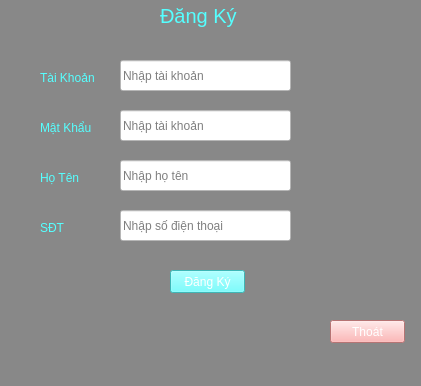
<?xml version="1.0" encoding="UTF-8"?>
<ui version="4.0">
 <class>MainWindow</class>
 <widget class="QMainWindow" name="MainWindow">
  <property name="geometry">
   <rect>
    <x>0</x>
    <y>0</y>
    <width>421</width>
    <height>386</height>
   </rect>
  </property>
  <property name="windowTitle">
   <string>Đăng Ký</string>
  </property>
  <property name="styleSheet">
   <string notr="true">background-color: rgb(136, 136, 136);</string>
  </property>
  <widget class="QWidget" name="centralwidget">
   <widget class="QLabel" name="label_2">
    <property name="geometry">
     <rect>
      <x>40</x>
      <y>120</y>
      <width>61</width>
      <height>16</height>
     </rect>
    </property>
    <property name="styleSheet">
     <string notr="true">color: rgb(85, 255, 255);</string>
    </property>
    <property name="text">
     <string>Mật Khẩu</string>
    </property>
   </widget>
   <widget class="QPushButton" name="btDk_dk">
    <property name="geometry">
     <rect>
      <x>170</x>
      <y>270</y>
      <width>75</width>
      <height>23</height>
     </rect>
    </property>
    <property name="styleSheet">
     <string notr="true">font: 75 8pt &quot;MS Shell Dlg 2&quot;;
background-color: rgb(85, 255, 255);
color: rgb(255, 255, 255);</string>
    </property>
    <property name="text">
     <string>Đăng Ký</string>
    </property>
   </widget>
   <widget class="QPushButton" name="btThoat">
    <property name="geometry">
     <rect>
      <x>330</x>
      <y>320</y>
      <width>75</width>
      <height>23</height>
     </rect>
    </property>
    <property name="styleSheet">
     <string notr="true">background-color: rgb(255, 162, 162);
color: rgb(255, 255, 255);</string>
    </property>
    <property name="text">
     <string>Thoát</string>
    </property>
   </widget>
   <widget class="QLabel" name="label">
    <property name="geometry">
     <rect>
      <x>40</x>
      <y>70</y>
      <width>61</width>
      <height>16</height>
     </rect>
    </property>
    <property name="styleSheet">
     <string notr="true">color: rgb(85, 255, 255);</string>
    </property>
    <property name="text">
     <string>Tài Khoản</string>
    </property>
   </widget>
   <widget class="QLineEdit" name="txtTk_dk">
    <property name="geometry">
     <rect>
      <x>120</x>
      <y>60</y>
      <width>171</width>
      <height>31</height>
     </rect>
    </property>
    <property name="styleSheet">
     <string notr="true">background-color: rgb(255, 255, 255);</string>
    </property>
    <property name="maxLength">
     <number>20</number>
    </property>
    <property name="placeholderText">
     <string>Nhập tài khoản</string>
    </property>
   </widget>
   <widget class="QLineEdit" name="txtMk_dk">
    <property name="geometry">
     <rect>
      <x>120</x>
      <y>110</y>
      <width>171</width>
      <height>31</height>
     </rect>
    </property>
    <property name="styleSheet">
     <string notr="true">background-color: rgb(255, 255, 255);</string>
    </property>
    <property name="maxLength">
     <number>50</number>
    </property>
    <property name="echoMode">
     <enum>QLineEdit::Password</enum>
    </property>
    <property name="placeholderText">
     <string>Nhập tài khoản</string>
    </property>
   </widget>
   <widget class="QLabel" name="label_3">
    <property name="geometry">
     <rect>
      <x>40</x>
      <y>220</y>
      <width>61</width>
      <height>16</height>
     </rect>
    </property>
    <property name="styleSheet">
     <string notr="true">color: rgb(85, 255, 255);</string>
    </property>
    <property name="text">
     <string>SĐT</string>
    </property>
   </widget>
   <widget class="QLineEdit" name="txtsdt">
    <property name="geometry">
     <rect>
      <x>120</x>
      <y>210</y>
      <width>171</width>
      <height>31</height>
     </rect>
    </property>
    <property name="styleSheet">
     <string notr="true">background-color: rgb(255, 255, 255);</string>
    </property>
    <property name="maxLength">
     <number>11</number>
    </property>
    <property name="echoMode">
     <enum>QLineEdit::Normal</enum>
    </property>
    <property name="placeholderText">
     <string>Nhập số điện thoại</string>
    </property>
   </widget>
   <widget class="QLabel" name="label_4">
    <property name="geometry">
     <rect>
      <x>40</x>
      <y>170</y>
      <width>61</width>
      <height>16</height>
     </rect>
    </property>
    <property name="styleSheet">
     <string notr="true">color: rgb(85, 255, 255);</string>
    </property>
    <property name="text">
     <string>Họ Tên</string>
    </property>
   </widget>
   <widget class="QLineEdit" name="txthoten">
    <property name="geometry">
     <rect>
      <x>120</x>
      <y>160</y>
      <width>171</width>
      <height>31</height>
     </rect>
    </property>
    <property name="styleSheet">
     <string notr="true">background-color: rgb(255, 255, 255);</string>
    </property>
    <property name="maxLength">
     <number>50</number>
    </property>
    <property name="placeholderText">
     <string>Nhập họ tên</string>
    </property>
   </widget>
   <widget class="QLabel" name="label_13">
    <property name="geometry">
     <rect>
      <x>160</x>
      <y>0</y>
      <width>101</width>
      <height>31</height>
     </rect>
    </property>
    <property name="font">
     <font>
      <pointsize>15</pointsize>
     </font>
    </property>
    <property name="styleSheet">
     <string notr="true">color: rgb(85, 255, 255);</string>
    </property>
    <property name="text">
     <string>Đăng Ký</string>
    </property>
   </widget>
  </widget>
  <widget class="QMenuBar" name="menubar">
   <property name="geometry">
    <rect>
     <x>0</x>
     <y>0</y>
     <width>421</width>
     <height>21</height>
    </rect>
   </property>
  </widget>
  <widget class="QStatusBar" name="statusbar"/>
 </widget>
 <resources/>
 <connections/>
</ui>
